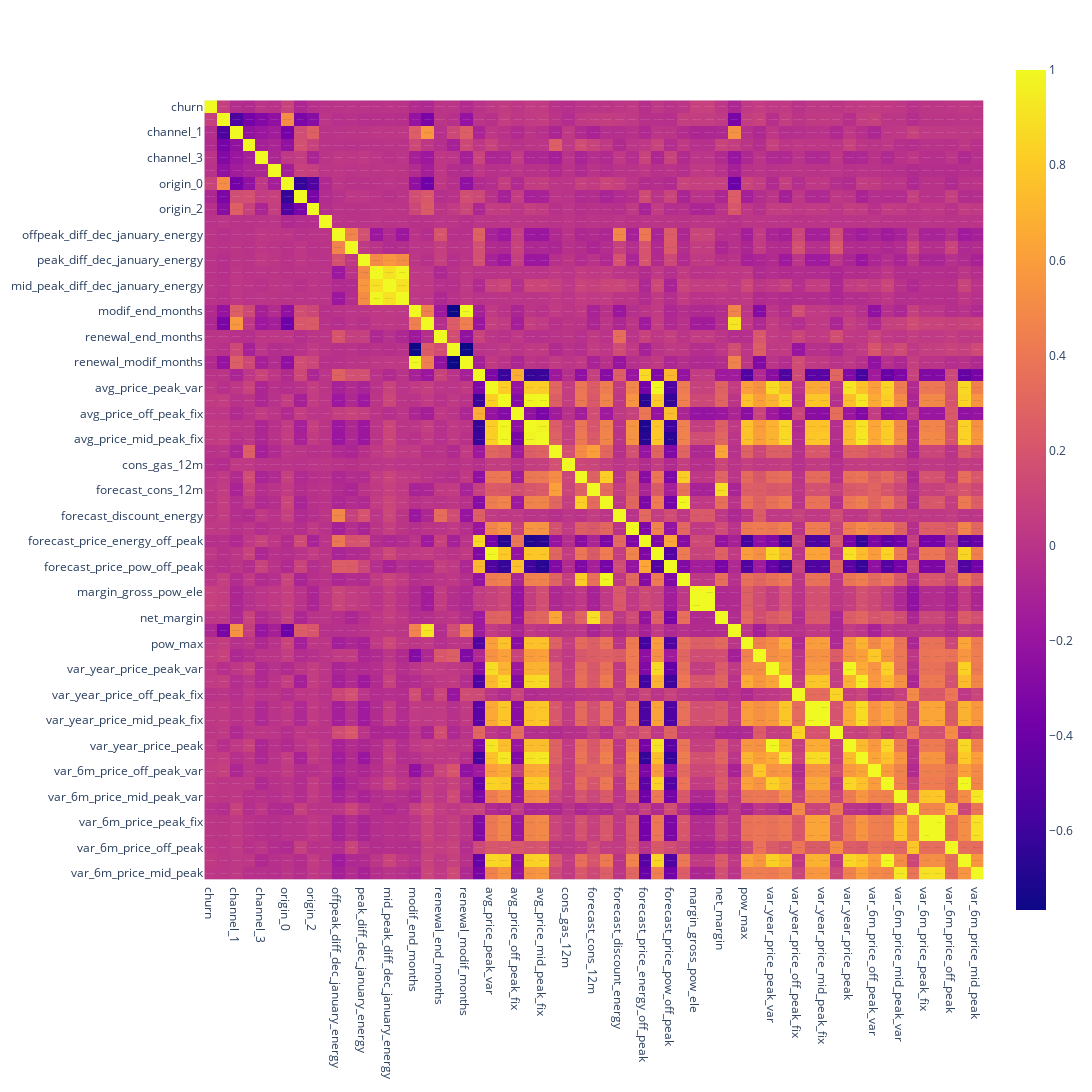

Source (notebook cell):
### Markdown cell above
### Correlation of features

### Code cell
fig = px.imshow(df_nonskew.drop('id', axis = 1).corr(), text_auto = True, width = 1100, height = 1100)
fig.show()

### Figure 1 — Plotly figure (JSON) as saved in the notebook; plotly's stock layout.template omitted (floating-point values rounded to 4 significant figures; data arrays with more than 128 entries replaced by an {"elided": "..."} marker saying what was removed)
{"data": [{"coloraxis": "coloraxis", "hovertemplate": "x: %{x}<br>y: %{y}<br>color: %{z}<extra></extra>", "name": "0", "texttemplate": "%{z}", "type": "heatmap", "x": ["churn", "channel_0", "channel_1", "channel_2", "channel_3", "channel_4", "origin_0", "origin_1", "origin_2", "origin_3", "offpeak_diff_dec_january_energy", "offpeak_diff_dec_january_power", "peak_diff_dec_january_energy", "peak_diff_dec_january_power", "mid_peak_diff_dec_january_energy", "mid_peak_diff_dec_january_power", "modif_end_months", "activ_end_months", "renewal_end_months", "activ_modif_months", "renewal_modif_months", "avg_price_off_peak_var", "avg_price_peak_var", "avg_price_mid_peak_var", "avg_price_off_peak_fix", "avg_price_peak_fix", "avg_price_mid_peak_fix", "cons_12m", "cons_gas_12m", "cons_last_month", "forecast_cons_12m", "forecast_cons_year", "forecast_discount_energy", "forecast_meter_rent_12m", "forecast_price_energy_off_peak", "forecast_price_energy_peak", "forecast_price_pow_off_peak", "imp_cons", "margin_gross_pow_ele", "margin_net_pow_ele", "net_margin", "num_years_antig", "pow_max", "var_year_price_off_peak_var", "var_year_price_peak_var", "var_year_price_mid_peak_var", "var_year_price_off_peak_fix", "var_year_price_peak_fix", "var_year_price_mid_peak_fix", "var_year_price_off_peak", "var_year_price_peak", "var_year_price_mid_peak", "var_6m_price_off_peak_var", "var_6m_price_peak_var", "var_6m_price_mid_peak_var", "var_6m_price_off_peak_fix", "var_6m_price_peak_fix", "var_6m_price_mid_peak_fix", "var_6m_price_off_peak", "var_6m_price_peak", "var_6m_price_mid_peak"], "xaxis": "x", "y": ["churn", "channel_0", "channel_1", "channel_2", "channel_3", "channel_4", "origin_0", "origin_1", "origin_2", "origin_3", "offpeak_diff_dec_january_energy", "offpeak_diff_dec_january_power", "peak_diff_dec_january_energy", "peak_diff_dec_january_power", "mid_peak_diff_dec_january_energy", "mid_peak_diff_dec_january_power", "modif_end_months", "activ_end_months", "renewal_end_months", "activ_modif_months", "renewal_modif_months", "avg_price_off_peak_var", "avg_price_peak_var", "avg_price_mid_peak_var", "avg_price_off_peak_fix", "avg_price_peak_fix", "avg_price_mid_peak_fix", "cons_12m", "cons_gas_12m", "cons_last_month", "forecast_cons_12m", "forecast_cons_year", "forecast_discount_energy", "forecast_meter_rent_12m", "forecast_price_energy_off_peak", "forecast_price_energy_peak", "forecast_price_pow_off_peak", "imp_cons", "margin_gross_pow_ele", "margin_net_pow_ele", "net_margin", "num_years_antig", "pow_max", "var_year_price_off_peak_var", "var_year_price_peak_var", "var_year_price_mid_peak_var", "var_year_price_off_peak_fix", "var_year_price_peak_fix", "var_year_price_mid_peak_fix", "var_year_price_off_peak", "var_year_price_peak", "var_year_price_mid_peak", "var_6m_price_off_peak_var", "var_6m_price_peak_var", "var_6m_price_mid_peak_var", "var_6m_price_off_peak_fix", "var_6m_price_peak_fix", "var_6m_price_mid_peak_fix", "var_6m_price_off_peak", "var_6m_price_peak", "var_6m_price_mid_peak"], "yaxis": "y", "z": {"elided": "61x61 float values"}}], "layout": {"coloraxis": {"colorscale": [[0, "#0d0887"], [0.1111, "#46039f"], [0.2222, "#7201a8"], [0.3333, "#9c179e"], [0.4444, "#bd3786"], [0.5556, "#d8576b"], [0.6667, "#ed7953"], [0.7778, "#fb9f3a"], [0.8889, "#fdca26"], [1, "#f0f921"]]}, "height": 1100, "margin": {"t": 60}, "width": 1100, "xaxis": {"anchor": "y", "autorange": true, "constrain": "domain", "domain": [0, 1], "range": [-0.5, 60.5], "scaleanchor": "y", "type": "category"}, "yaxis": {"anchor": "x", "autorange": true, "constrain": "domain", "domain": [0.04691, 0.9531], "range": [60.5, -0.5], "type": "category"}}}
